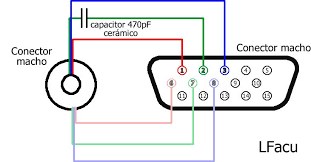
#> input picture descarga.png, 311 x 162 px
$ python image_to_sstv.py
#> lines starting #> are read from the running program, lines starting #| are printed output that depends on the picture
from pysstv.color import MartinM1
from PIL import Image

def image_to_sstv(image_path, output_path):
#> called with image_path = 'descarga.png', output_path = 'salida_martin.wav'
    image = Image.open(image_path).convert("RGB")
#> image is the input picture: PIL image 311x162 RGB; mean R, G, B 233.7, 233.9, 235.5
    resized = image.resize((320, 256))
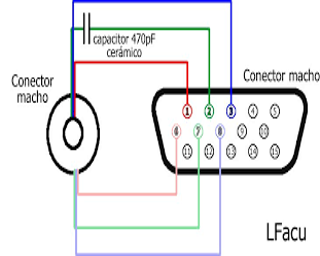
#> resized: PIL image 320x256 RGB; mean R, G, B 233.4, 233.7, 235.2
    sstv = MartinM1(resized, 8000, 16)
    sstv.write_wav(output_path)

image_path = 'descarga.png'
output_path = 'salida_martin.wav'

image_to_sstv(image_path, output_path)
#> (the call stopped at in image_to_sstv, `sstv = MartinM1(resized, 8000, 16)`: pysstv is not available in this run)
